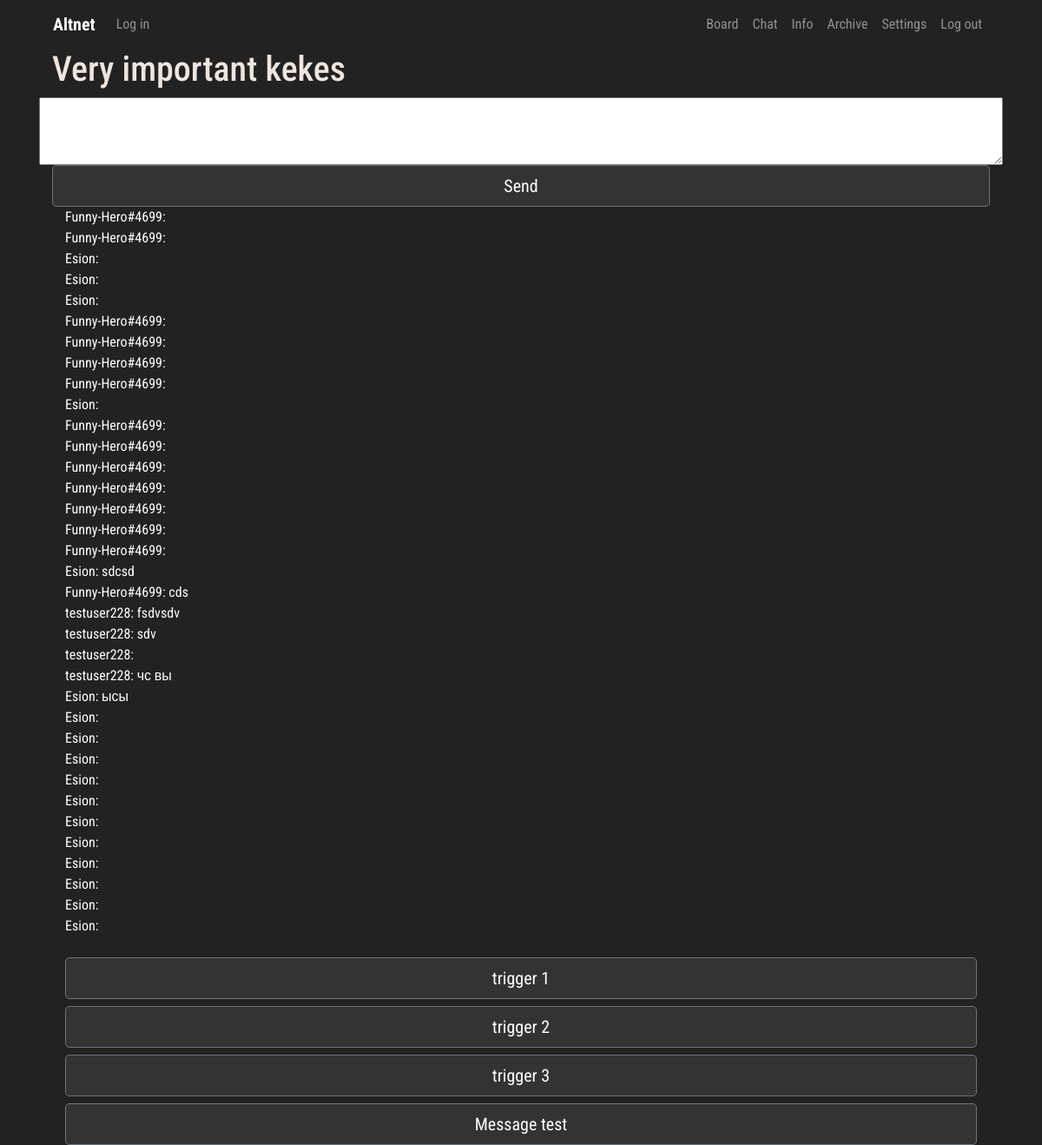
The page /chat/6/ on the database as committed earlier.
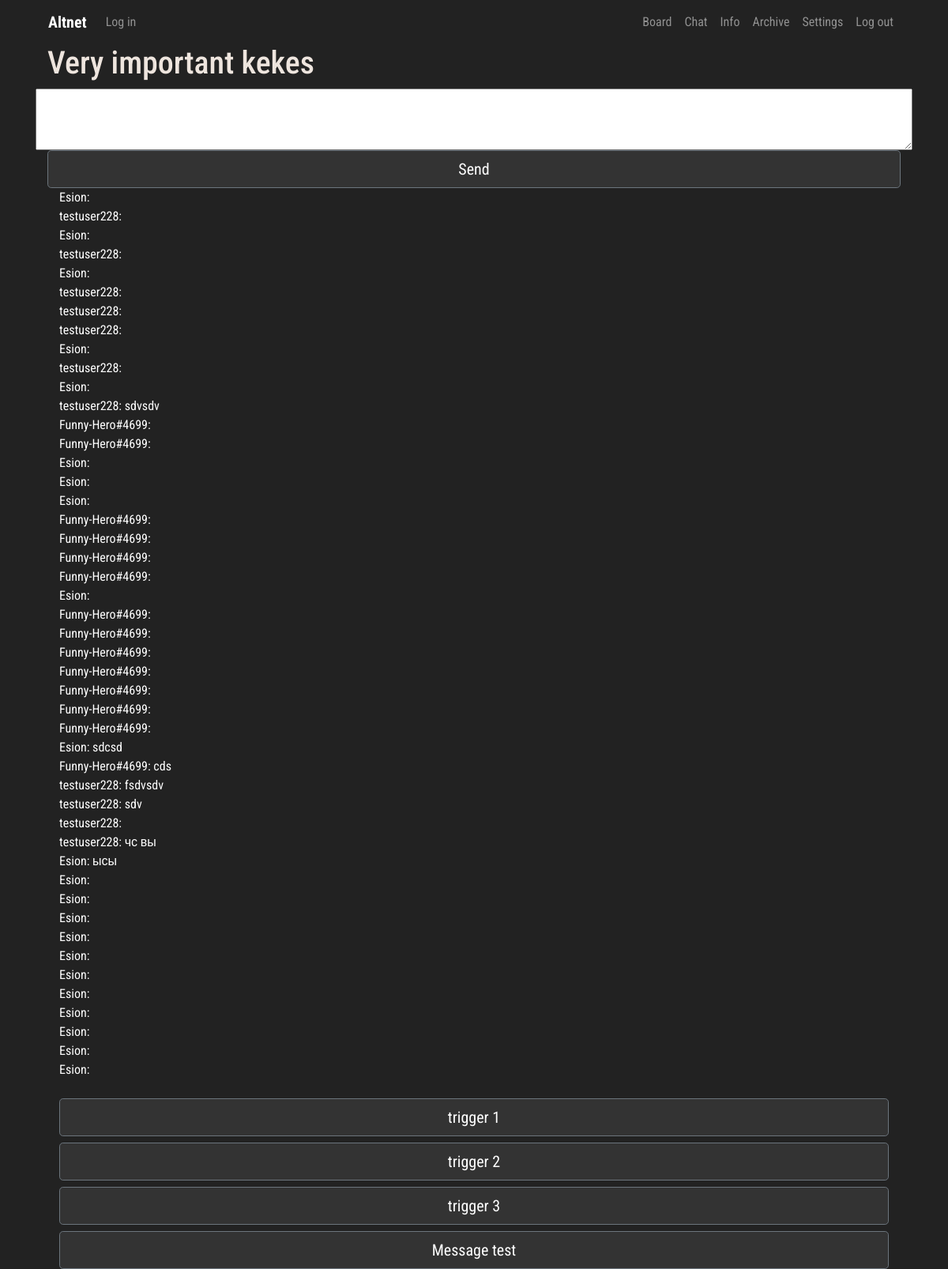
The same page on the database as committed later.
### chat/models.py (models this page shows, shortened)
class Room(models.Model):
    host = models.ForeignKey(User, on_delete=models.CASCADE)
    name = models.TextField(blank=False, null=False, max_length=30)
    description = models.TextField(blank=True, null=True, max_length=200)
    max_slots = models.IntegerField(blank=False, null=False, default=5)
    language_code = models.IntegerField(blank=False, null=False, default=0)
    is_testing = models.BooleanField(blank=False, null=False, default=0)
    pub_date = models.DateTimeField('Date published', auto_now=True)
    is_permanent = models.BooleanField(blank=False, null=False, default=False)
    is_hidden = models.BooleanField(blank=False, null=False, default=False)
    is_media_tolerant = models.BooleanField(blank=False, null=False, default=True)
    is_autoplay = models.BooleanField(blank=False, null=False, default=False)

class Message(models.Model):
    message_author = models.CharField('Message author', max_length=150, blank=False, null=False)
    message_room = models.ForeignKey(Room, on_delete=models.CASCADE)
    message_text = models.TextField(blank=False, null=False, max_length=1000)
    message_media = models.ImageField(upload_to=user_chat_directory_path, blank=True, null=True)
    pub_date = models.DateTimeField('Date published', auto_now=True)

### chat/views.py (the view, shortened to what this page needs)
# urls.py: path('<str:room_id>/', views.room, name='room'),
def room(request, room_id):
    chat_form = SendMessage()
    room_info = Room.objects.get(id=room_id)
    try:
        is_banned = Ban.objects.get(username=request.user.username, room=room_info)
        if is_banned:
            raise BadRequest('You are banned')
    except ObjectDoesNotExist:
        pass
    room_visitors = Pool.objects.filter(room_name=room_info)
    template = loader.get_template('room.html')
    if request.user.is_authenticated:
        username = request.user.username
        loc_option = Hikka.objects.get(user=request.user.id).language_code
        authorised = True
    else:
        username = anonymous_validator(request)
        loc_option = 0
        authorised = False
    messages = Message.objects.filter(message_room__id=room_id).order_by('-pub_date')
    room_name = room_info.name
    context = {
        'visitors': room_visitors,
        'is_hidden': room_info.is_hidden,
        'media_autoplay': room_info.is_autoplay,
        'media_tolerance': room_info.is_media_tolerant,
        'change_language_code_form': EditLangCode(),
        'edit_description_form': EditDescription(),
        'edit_name_form': EditName(),
        'loc': loc_resolver('room'),
        'lang': loc_option,
        'room_name': room_name,
        'messages': messages,
        'chat_form': chat_form,
        'username': username,
        'room_id': room_id,
        'authorised': authorised,
        'room_description': room_info.description,
    }
    return HttpResponse(template.render(context, request))

### chat/forms.py
class EditLangCode(forms.ModelForm):
    language_code = forms.CharField(label='Edit Language Code', max_length=10)
    class Meta:
        model = Room
        fields = ['language_code',]

class EditDescription(forms.ModelForm):
    description = forms.CharField(label='Room description', max_length=200)
    class Meta:
        model = Room
        fields = ['description',]

### board/templatetags/loc_extra.py (called while the page is built)
@register.filter
def return_item(l, i):
    try:
        return l[i]
    except:
        return None

### board/views.py (called while the page is built)
def random_name():
    noun = ['Apple', 'Grape', 'Hero', 'Nickel', 'Zinc', 'Rock', 'Paper', 'Joker', 'Beat', 'Aug', 'Runner', 'Miracle']
    adjective = ['Shitty', 'Slippy', 'Explosive', 'Luminous', 'Advanced', 'Creative', 'Burning', 'Sweaty', 'Leet',
                 'Apex', 'Funny', 'Raging']
    tag = ['1', '2', '3', '4', '5', '6', '7', '8', '9', '0']
    randomized_tag = choices(tag, k=4)
    return ''.join(adjective[randint(0, len(adjective)-1)]) + '-' + ''.join(noun[randint(0, len(noun)-1)]) + '#' + \
           ''.join(randomized_tag)

def anonymous_validator(request):
    name = random_name()
    if 'Anonymous-Name' in request.session:
        for key, value in request.session.items():
            print('{} => {}'.format(key, value))
        return request.session['Anonymous-Name']
    else:
        request.session['Anonymous-Name'] = name
        for key, value in request.session.items():
            print('{} => {}'.format(key, value))
        return name

### scripts/localisation.py (called while the page is built, shortened)
def loc_resolver(specific):
    load = {}
    if specific == 'home':
        load['me'] = loc.Me
        load['UI'] = loc.UI
        load['errors'] = loc.Errors
        load['headers'] = loc.Headers
    elif specific == 'account':
        load['profile'] = loc.Profile
        load['errors'] = loc.Errors
        load['headers'] = loc.Headers
        load['UI'] = loc.UI
    elif specific == 'room':
        load['UI'] = loc.UI
        load['headers'] = loc.Headers
        load['errors'] = loc.Errors
        load['board_'] = loc.Board
        load['thread'] = loc.Thread
        load['categories'] = loc.Categories
    elif specific == 'info':
        load['UI'] = loc.UI
        load['info'] = loc.Info
    return load

### chat/templates/room.html (shortened to what this page needs)
{% extends 'chat_hat.html' %}
{% block content %}
{% load loc_extra %}
{% load static %}
</head>
<body>
  <div class="trds">
  <main class="contentd" role="main">
  <header>
 <h1 data-text="{{ room_name }}" id="room_name">{{ room_name }}</h1></header></main></div>
<div>
<div class="row">
    <textarea style="width: 100%;" id="chat-message-input" rows="3" name="message_text" type="text" size="100">
    </textarea><br>
</div>
    <div class="col-">
    <input class="btn btn-secondary btn-lg btn-block" style="width: 100% " id="chat-message-submit" name="chat-message-submit" type="submit" value="Send">
</div>
</div>
  <div class="col-lg-12 col-sm-12 col-md-12">
    <div id="chat-log" class="chat-log" cols="120" rows="20" style="color:#fff; background-color:#222222; border:none">
        {% for message in messages %}
        {{ message.message_text }} <br />
        {% endfor %}
    </div><br>
    <div class="col-">
    <input class="btn btn-secondary btn-lg btn-block" style="width: 100% " id="trigger1" name="trigger-1" type="submit" value="trigger 1">
    <input class="btn btn-secondary btn-lg btn-block" style="width: 100% " id="trigger2" name="trigger-2" type="submit" value="trigger 2">
    <input class="btn btn-secondary btn-lg btn-block" style="width: 100% " id="trigger3" name="trigger-3" type="submit" value="trigger 3">
    <input class="btn btn-secondary btn-lg btn-block" style="width: 100% " id="test-message" name="trigger-3" type="submit" value="Message test">
    </div>
</div>
</body>
{% endblock %}

### chat/templates/chat_hat.html (shortened to what this page needs)
<!DOCTYPE html>
{% load loc_extra %}
<html lang="en"><head>
	<link rel="stylesheet" href="https://stackpath.bootstrapcdn.com/bootstrap/4.3.1/css/bootstrap.min.css">
     {% load static %}
    <link rel="stylesheet" href=" {% static 'css/master.css' %} " type="text/css">
  </head>
  <body>
<div class="container">
   <nav class="navbar navbar-expand-lg navbar-dark" style="background-color: #222222;">
  <div class="collapse navbar-collapse" id="navbarTogglerDemo01">
    <a class="navbar-brand" href="{% url 'Manager:me' %}"><b>Altnet</b></a>
    <ul class="navbar-nav mr-auto mt-2 mt-lg-0">
    {% if user.is_authenticated %}
         <li class="nav-item">
           <a class="nav-link" href="{% url 'Board:user' %}">{{ user.username }}</a>
      </li>
        <li class="nav-item">
        <a class="nav-link" href="#" type="button" data-toggle="modal" data-target=".trigger">
            {{ loc.UI.ROOM_SETTINGS|return_item:lang }}
        </a>
      </li>
        <li class="nav-item">
        <a class="nav-link" href="#" type="button" data-toggle="modal" data-target=".bd-example-modal-lg">
            View room info
        </a>
      </li>
        {% else %}
        <li class="nav-item">
        <a class="nav-link" href="{% url 'Manager:login' %}">{{ loc.UI.LOG_IN|return_item:lang }}</a>
      </li>
        {% endif %}
    </ul>
     <ul class="navbar-nav  mt-2 mt-lg-0">
      <li class="nav-item">
        <a class="nav-link" href="{% url 'Board:board' %}">{{ loc.UI.BOARD|return_item:lang }}</a>
      </li>
      <li class="nav-item">
        <a class="nav-link" href="{% url 'Chat:chat' %}">{{ loc.UI.CHAT|return_item:lang }}</a>
      </li>
      <li class="nav-item">
        <a class="nav-link" href="{% url 'Paper:info' %}">{{ loc.UI.INFO|return_item:lang }}</a>
      </li>
      <li class="nav-item">
        <a class="nav-link" href="{% url 'Archive:index' %}">{{ loc.UI.ARCHIVE|return_item:lang }}</a>
      </li>
      <li class="nav-item">
        <a class="nav-link" href="#">{{ loc.UI.SETTINGS|return_item:lang }}</a>
      </li>
      <li class="nav-item">
        <a class="nav-link" href="{% url 'Manager:logout' %}">{{ loc.UI.LOG_OUT|return_item:lang }}</a>
      </li>
    </ul>
  </div>
</nav>
<div class="col-lg-12 head-block">
{% block content %} {% endblock %}
    </div>
  </div>
</body>
</html>

### static/css/master.css (style rules this page uses)
.head-block,.top-menu,.top-material,.left-sidebar,.content { background:#222222; margin-bottom:5px; }
.head-block { height:40px; }
.head-block { height:150px; background:right center no-repeat; }
.btn-secondary { background: #333333; background-color: }
body { font-family: 'Roboto Condensed', sans-serif; font-size: initial; }
a { color: #7c7c7c; font-size: initial; }
body { background: #222; color: #bfbfbf; }
.contentd header h1 { position:relative;color:#eee5de }
.contentd header h1:after, .contentd header h1:before { position:absolute;top:0;overflow:hidden;clip:rect(0,100vw,0,0);content:attr(data-text);background: #a9a9a9 }
.contentd header h1:before { left:-1vmin;animation:noise 7s infinite steps(3,end) alternate-reverse;color:#71fcff;text-shadow:.4vmin 0 #00f,-.2vmin 1vmin red }
.contentd header h1:after { left:1vmin;animation:noise-alt 5s infinite steps(3,end) alternate-reverse;color:#ff9eed;text-shadow:-2vmin 0 #ff0,.1vmin -1vmin #00f }
.trds { background: #none; }

Rows that differ between the two databases and show on the page:
added Message: message_text "Esion:"
added Message: message_text "testuser228:"
added Message: message_text "Esion:"
added Message: message_text "testuser228:"
added Message: message_text "Esion:"
added Message: message_text "testuser228:"
added Message: message_text "testuser228:"
added Message: message_text "testuser228:"
added Message: message_text "Esion:"
added Message: message_text "testuser228:"
added Message: message_text "Esion:"
added Message: message_text "testuser228: sdvsdv"
